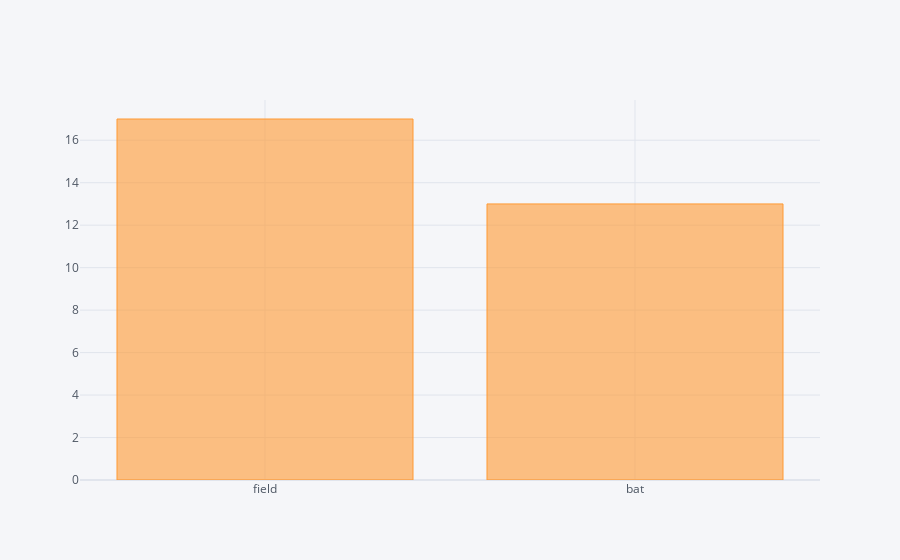

Notebook cell for this chart:
### Code cell
micsk['toss_decision'].value_counts().iplot(kind='bar')

### Figure 1 — Plotly figure (JSON) as saved in the notebook; plotly's stock layout.template omitted (floating-point values rounded to 4 significant figures)
{"data": [{"marker": {"color": "rgba(255, 153, 51, 0.6)", "line": {"color": "rgba(255, 153, 51, 1.0)", "width": 1}}, "name": "toss_decision", "orientation": "v", "text": "", "type": "bar", "x": ["field", "bat"], "y": [17, 13]}], "layout": {"legend": {"bgcolor": "#F5F6F9", "font": {"color": "#4D5663"}}, "paper_bgcolor": "#F5F6F9", "plot_bgcolor": "#F5F6F9", "title": {"font": {"color": "#4D5663"}}, "xaxis": {"gridcolor": "#E1E5ED", "showgrid": true, "tickfont": {"color": "#4D5663"}, "title": {"font": {"color": "#4D5663"}, "text": ""}, "zerolinecolor": "#E1E5ED"}, "yaxis": {"gridcolor": "#E1E5ED", "showgrid": true, "tickfont": {"color": "#4D5663"}, "title": {"font": {"color": "#4D5663"}, "text": ""}, "zerolinecolor": "#E1E5ED"}}}
